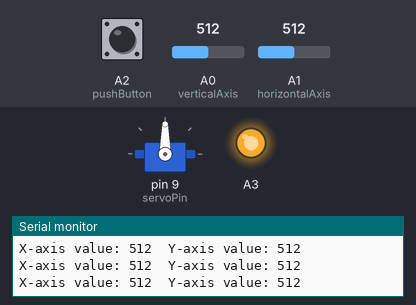
Bench run of a sketch on a simulated Arduino Uno, built with avr-gcc and run on an emulated ATmega328P. Shown: servo, output pins drawn as LEDs (lit = HIGH), the last lines printed to the serial monitor. Inputs (shaded band) come from the test bench; at power-on: A0 (verticalAxis) = 512, A1 (horizontalAxis) = 512, A2 (pushButton) HIGH.

Above: at 1.2 s.
1.3 s: A0 (verticalAxis) set to 110
At 1.9 s:
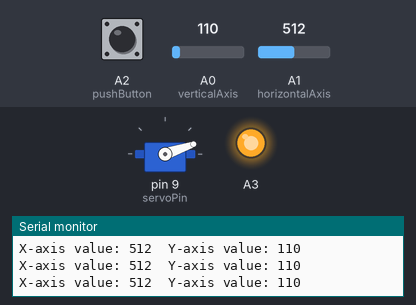
2.8 s: A0 (verticalAxis) set to 94
At 3.1 s:
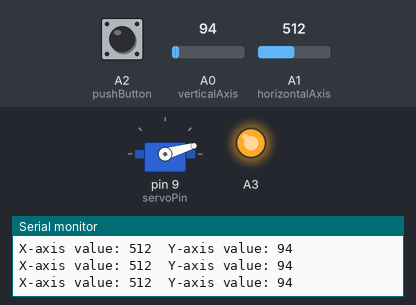
5.8 s: A0 (verticalAxis) set to 122
At 6.7 s:
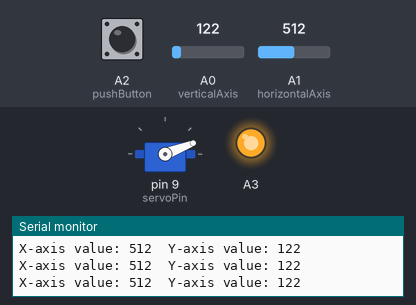
7.3 s: A0 (verticalAxis) set to 984
At 7.9 s:
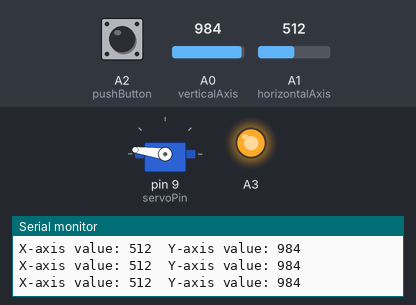
8.8 s: A0 (verticalAxis) set to 1009
At 9.1 s:
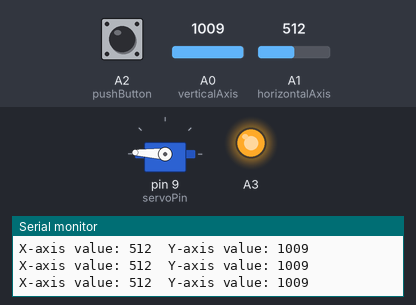
11.8 s: A1 (horizontalAxis) set to 108
13.3 s: A1 (horizontalAxis) set to 91
Timing chart, 0 to 16.3 s (numbered marks = the images above; inputs shaded):
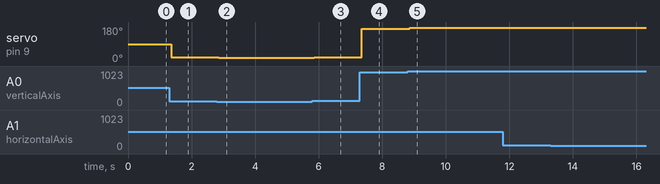

The sketch:

servo_joystick_example.ino
```cpp
/*
  Servomotor Controlled with Joystick

  This program allows the user to control the position of a Servomotor with a Joystick

  Joystick Connections
  GND - Arduino GND
  +5V - Arduino Vcc (5V)
  VRx - A1
  VRy - A0
  SW - NC

  Servomotor Connections
  GND - Arduino GND
  +5V - Arduino Vcc (5V)
  Signal - Arduino Pin 6 (PWM)

  The circuit:
  1 Joystick
  1 Servomotor

  Created 28/3/19
  By Miguel Osuna
  Modified: -/-/-
  By: -----------
*/

#include <Servo.h>

// Creates a servo object to control a servomotor
Servo myServo;

// Setup the Joystick and Servo Pins
const int verticalAxis =  A0;
const int horizontalAxis = A1;
const int pushButton = A2;
const int servoPin = 9;

int horizontalValue = 0;
int verticalValue = 0;
int buttonState;

void setup()
{
    pinMode(verticalAxis, INPUT);
    pinMode(horizontalAxis, INPUT);
    pinMode(pushButton, INPUT_PULLUP);

    pinMode(A3, OUTPUT);
    digitalWrite(A3, HIGH);

    Serial.begin(9600);
    myServo.attach(servoPin);
}

void loop()
{
    horizontalValue = analogRead(horizontalAxis);
    verticalValue = analogRead(verticalAxis);
    buttonState = digitalRead(pushButton);

    Serial.print("X-axis value: ");
    Serial.print(horizontalValue);
    Serial.print("  ");
    Serial.print("Y-axis value: ");
    Serial.println(verticalValue);

    if(buttonState == false)
    {
        horizontalValue = map(horizontalValue, 0, 1024, 0, 180);
        myServo.write(horizontalValue);
        delay(15);
    }

    if(buttonState == true)
    {
        verticalValue = map(verticalValue, 0, 1024, 0, 180);
        myServo.write(verticalValue);\
        delay(15);
    }

}
```

Measured:
- after the input at 1.3 s, servo on pin 9 (servoPin): 90° → 19° after 0.06 s
- after the input at 2.8 s, servo on pin 9 (servoPin): 19° → 16° after 0.06 s
- after the input at 5.8 s, servo on pin 9 (servoPin): 16° → 21° after 0.06 s
- after the input at 7.3 s, servo on pin 9 (servoPin): 21° → 172° after 0.06 s
- after the input at 8.8 s, servo on pin 9 (servoPin): 172° → 177° after 0.06 s
